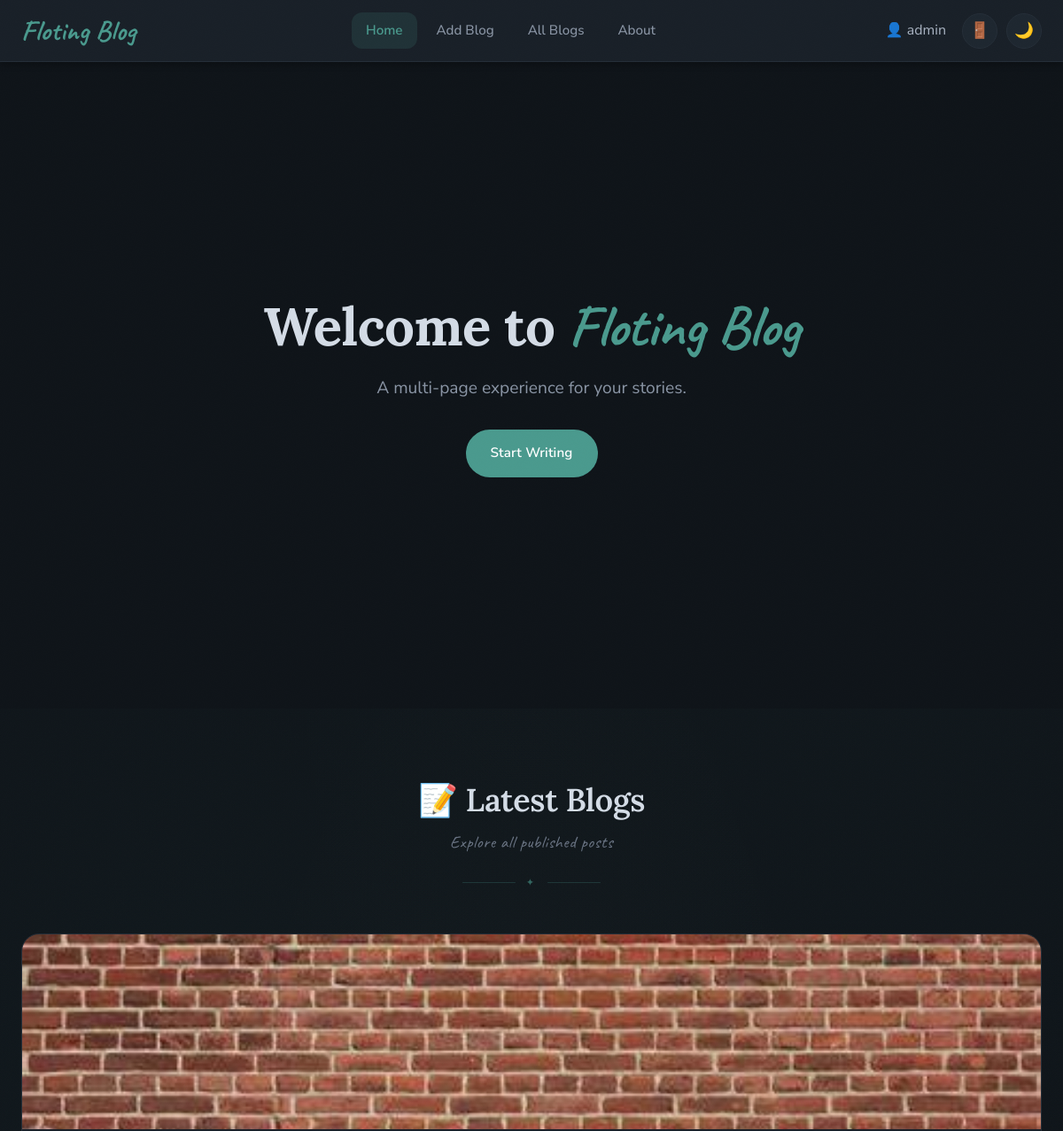
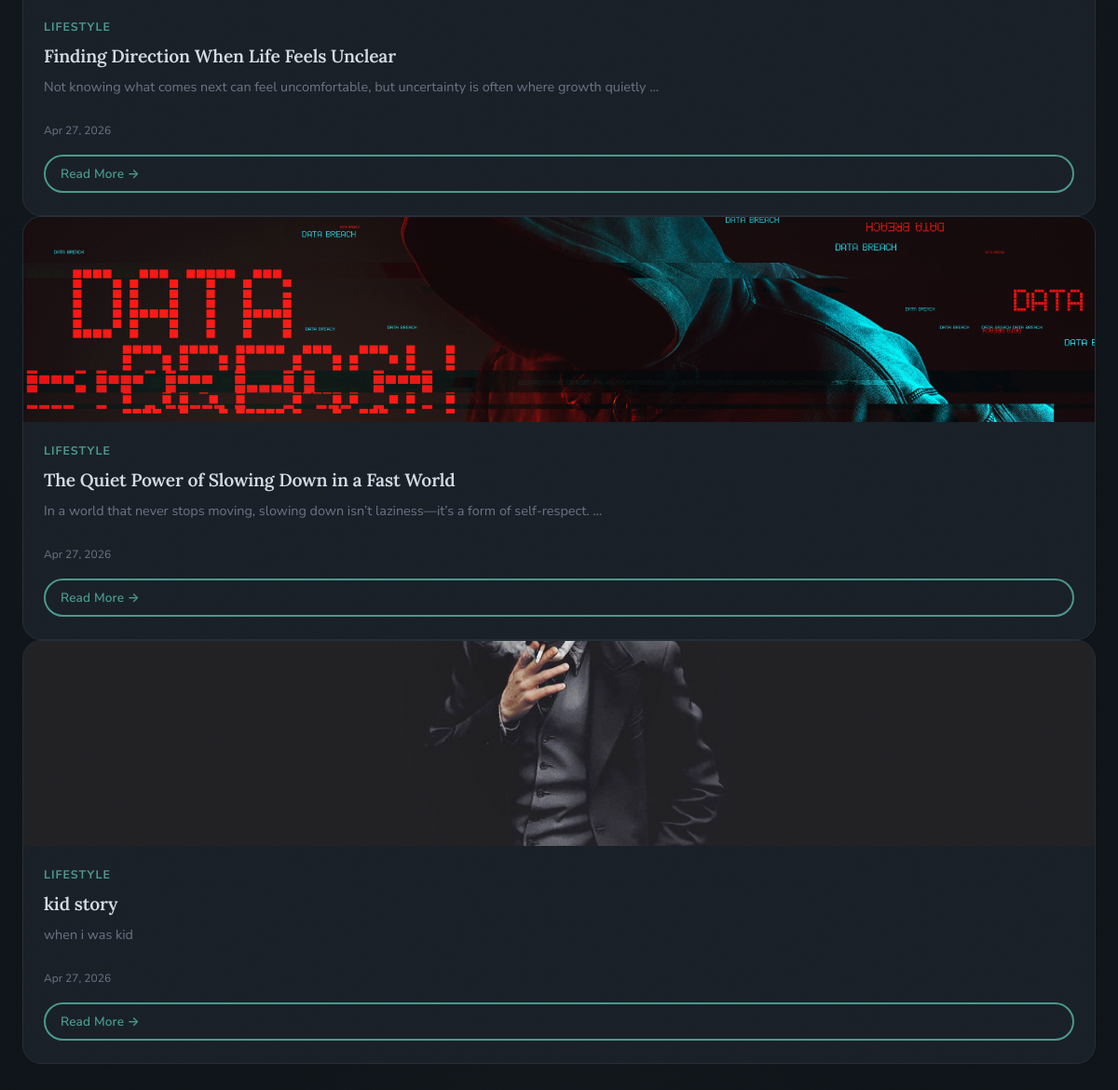
The app's page / (signed in) with its own data (2 pictures, top to bottom).
### blog/models.py (models this page shows, shortened)
class Blog(models.Model):
    user = models.ForeignKey(User, on_delete=models.CASCADE)
    title = models.CharField(max_length=200)
    content = models.TextField()
    image = models.ImageField(upload_to='blog_images/', null=True, blank=True)
    author = models.CharField(max_length=100, default="Admin")
    category = models.CharField(max_length=50, default="General")
    excerpt = models.CharField(max_length=300, blank=True)
    tags = models.CharField(max_length=200, blank=True)
    created_at = models.DateTimeField(auto_now_add=True)

### blog/views.py (the view)
# urls.py: path('', views.home, name='home'),
def home(request):
    posts = Blog.objects.all().order_by('-created_at')
    return render(request, 'index.html', {'posts': posts})

### blog/templates/index.html
{% extends 'base.html' %}
{% block content %}
<main id="main-content">
    <section class="hero">
        <div class="hero-content">
            <h1>Welcome to <span class="accent-word">Floting Blog</span></h1>
            <p>A multi-page experience for your stories.</p>
            <a href="{% url 'add-blog' %}" class="btn btn-primary">Start Writing</a>
        </div>
    </section>
    <section class="section">
        <div class="container">
            <div class="section-header">
                <h2>📝 Latest Blogs</h2>
                <p class="subtitle">Explore all published posts</p>
                <div class="divider-boho">✦</div>
            </div>
            <div class="blog-grid">
                {% for post in posts %}
                <div class="card" style="cursor:pointer;"
                     onclick="window.location.href='{% url "blog-detail" post.id %}'">
                    {% if post.image %}
                        <img src="{{ post.image.url }}" class="card-image" alt="{{ post.title }}">
                    {% endif %}
                    <div class="card-body">
                        <span class="card-category">{{ post.category }}</span>
                        <h3 class="card-title">{{ post.title }}</h3>
                        <p class="card-excerpt">
                            {{ post.excerpt|truncatewords:15 }}
                        </p>
                        <p style="font-size:12px; color: var(--text-muted); margin-top:10px;">
                            {{ post.created_at|date:"M d, Y" }}
                        </p>
                        <a href="{% url 'blog-detail' post.id %}"
                           class="btn btn-outline btn-sm"
                           onclick="event.stopPropagation();">
                            Read More →
                        </a>
                    </div>
                </div>
                {% empty %}
                    <p>No blogs available</p>
                {% endfor %}
            </div>
        </div>
    </section>
</main>
{% endblock %}

### blog/templates/base.html (shortened to what this page needs)
{% load static %}
<!DOCTYPE html>
<html lang="en" data-theme="dark">
<head>
    <link rel="stylesheet" href='{% static "css/style.css"%}'>
</head>
<body>
    <nav class="nav-bar">
        <div class="nav-inner">
            <a href="{% url 'home' %}" class="nav-logo"><span class="logo-text">Floting Blog</span></a>
            <ul class="nav-links">
                <li><a href="{% url 'home' %}" class="active">Home</a></li>
                <li><a href="{% url 'add-blog' %}">Add Blog</a></li>
                <li><a href="{% url 'view-all' %}">All Blogs</a></li>
                <li><a href="{% url 'about' %}">About</a></li>
            </ul>
            <div class="nav-actions">
                {% if user.is_authenticated %}
                <span style="margin-right:8px;">👤 {{ user.username }}</span>
                <a href="{% url 'logout' %}" class="btn-icon">🚪</a>
                {% else %}
                <a href="{% url 'login' %}" class="btn-icon" alt="Login">🔐</a>
                {% endif %}
                <button class="btn-icon" id="themeToggle">🌙</button>
            </div>
        </div>
    </nav>
    {% block content %}
    {% endblock %}
</body>
</html>

### records on screen
Blog: image (picture), category "LIFESTYLE", title "Finding Direction When Life Feels Unclear", excerpt "Not knowing what comes next can feel uncomfortable, but uncertainty is often where growth quietly …", created_at "Apr 27, 2026"
Blog: image (picture), category "LIFESTYLE", title "The Quiet Power of Slowing Down in a Fast World", excerpt "In a world that never stops moving, slowing down isn’t laziness—it’s a form of self-respect. …", created_at "Apr 27, 2026"
Blog: image (picture), category "LIFESTYLE", title "kid story", excerpt "when i was kid", created_at "Apr 27, 2026"

### other values on screen
{{ user.username }} "admin"
